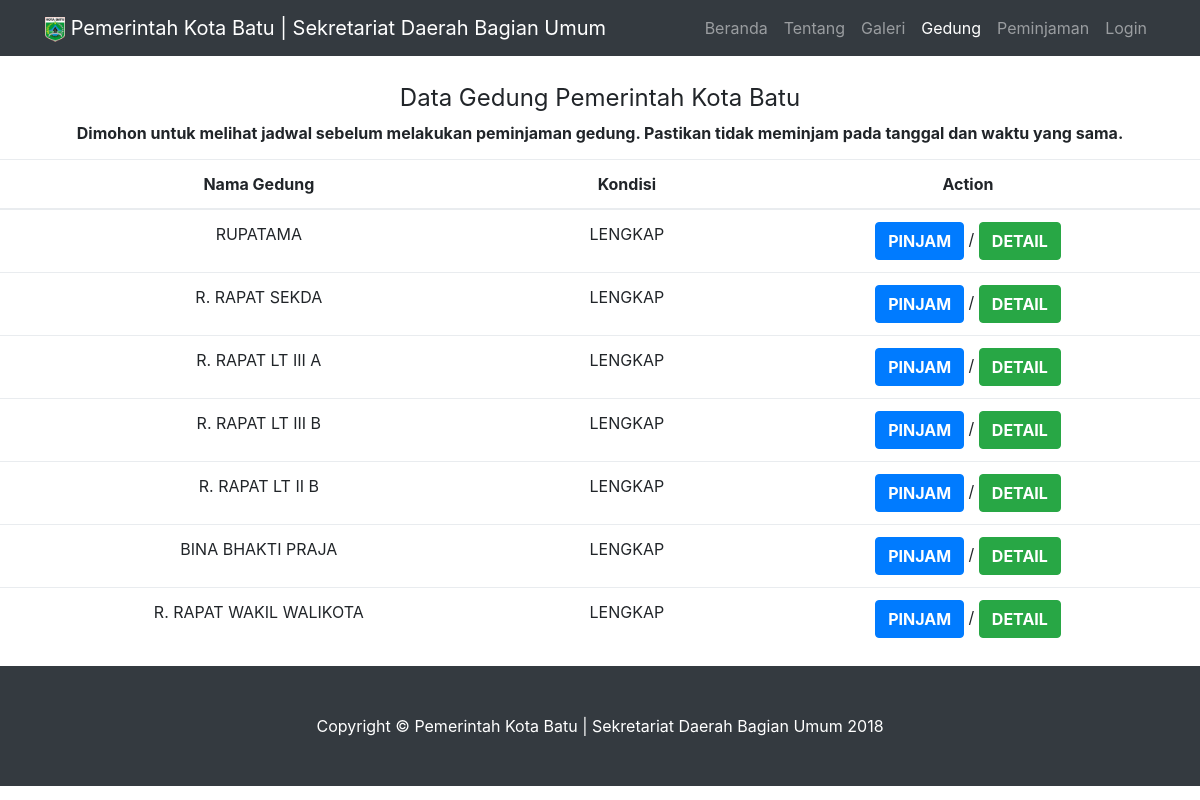
The app's page /index.php/awal/gedung with its own data.
### tables this page shows
CREATE TABLE `gedung` (
  `id_gedung` int(11) NOT NULL,
  `nama_gedung` varchar(255) NOT NULL,
  `status` varchar(255) NOT NULL
);

### application/controllers/Awal.php (called while the page is built, shortened)
<?php
class Awal extends CI_Controller {
	public function __construct()
	{
		$this->load->helper('url','form');
		$this->load->library('form_validation');
		$this->load->model('Admin_Model');
		$this->load->model('Peminjaman_Model');
		$this->load->model('Gedung_Model');
		$this->load->model('Galeri_Model');
		$this->load->model('Skpd_Model');
		$this->load->model('Fasilitas_Model');
		$this->load->library('encryption');
	}
	public function gedung()
	{
		$data['gedung'] = $this->Gedung_Model->getGedung();
		$this->load->view('awal/gedung', $data);
	}
}

### index.php (called while the page is built, shortened)
<?php
require_once BASEPATH.'core/CodeIgniter.php';

### application/models/Gedung_Model.php (called while the page is built, shortened)
<?php
class Gedung_Model extends CI_Model {
	public function getGedung()
	{
		$query = $this->db->get('gedung');
		return $query->result();
	}
}

### application/views/awal/gedung.php (the view, shortened to what this page needs)
<!DOCTYPE html>
<html lang="en">
  <head>
    <link href="<?php echo base_url() ?>/assets/user/vendor/bootstrap/css/bootstrap.min.css" rel="stylesheet">
    <link href="<?php echo base_url() ?>/assets/user/css/shop-homepage.css" rel="stylesheet">
  </head>
  <body>
    <nav class="navbar navbar-expand-lg navbar-dark bg-dark fixed-top">
      <div class="container">
        <a class="navbar-brand" href="<?php echo site_url('awal') ?>"><img src="<?php echo base_url('assets/logo.png') ?>" class="img-responsive" alt="Image" width="20px">       Pemerintah Kota Batu | Sekretariat Daerah Bagian Umum</a>
        <div class="collapse navbar-collapse" id="navbarResponsive">
          <ul class="navbar-nav ml-auto">
            <li class="nav-item">
              <a class="nav-link" href="<?php echo site_url('awal') ?>">Beranda
              </a>
            </li>
            <li class="nav-item">
              <a class="nav-link" href="<?php echo site_url('awal/tentang') ?>">Tentang</a>
            </li>
            <li class="nav-item">
              <a class="nav-link" href="<?php echo site_url('awal/galeri') ?>">Galeri</a>
            </li>
            <li class="nav-item active">
              <a class="nav-link" href="<?php echo site_url('awal/gedung') ?>">Gedung<span class="sr-only">(current)</span></a>
            </li>
            <li class="nav-item">
              <a class="nav-link" href="<?php echo site_url('awal/peminjaman') ?>">Peminjaman</a>
            </li>
            <li class="nav-item">
              <a class="nav-link" href="<?php echo site_url('login') ?>">Login</a>
            </li>
          </ul>
        </div>
      </div>
    </nav>
        <div class="col-lg-12 text-center">
          <br>
          <div class="row">
          <legend>Data Gedung Pemerintah Kota Batu</legend>
          <legend><h6><b>Dimohon untuk melihat jadwal sebelum melakukan peminjaman gedung. Pastikan tidak meminjam pada tanggal dan waktu yang sama.</b></h6></legend>
          <div class="table-responsive">
            <table class="table table-hover">
              <thead>
                <tr>
                  <th>Nama Gedung</th>
                  <th>Kondisi</th>
                  <th>Action</th>
                </tr>
              </thead>
              <tbody>
                <?php foreach ($gedung as $key) { ?>
                  <tr>
                    <td><?php echo $key->nama_gedung ?></td>
                    <td><?php echo $key->status ?></td>
                    <td><?php
                      echo "<a href=".site_url('awal/pinjam/'.$key->id_gedung)." class='btn btn-primary'><b>PINJAM</b></a> / <a href=".site_url('awal/detail/'.$key->id_gedung)." class='btn btn-success'><b>DETAIL</b></a>";
                     ?></td>
                  </tr>
                <?php } ?>
              </tbody>
            </table>
          </div>
          </div>
        </div>
    <footer class="py-5 bg-dark">
      <div class="container">
        <p class="m-0 text-center text-white">Copyright &copy; Pemerintah Kota Batu | Sekretariat Daerah Bagian Umum 2018</p>
      </div>
    </footer>
  </body>
</html>

### assets/user/css/shop-homepage.css (style rules this page uses)
body { padding-top: 54px; }
@media (min-width: 992px) { body { padding-top: 56px; } }

### records on screen
gedung: nama_gedung "RUPATAMA", status "LENGKAP"
gedung: nama_gedung "R. RAPAT SEKDA", status "LENGKAP"
gedung: nama_gedung "R. RAPAT LT III A", status "LENGKAP"
gedung: nama_gedung "R. RAPAT LT III B", status "LENGKAP"
gedung: nama_gedung "R. RAPAT LT II B", status "LENGKAP"
gedung: nama_gedung "BINA BHAKTI PRAJA", status "LENGKAP"
gedung: nama_gedung "R. RAPAT WAKIL WALIKOTA", status "LENGKAP"
